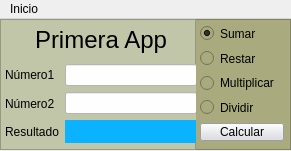
<?xml version="1.0" encoding="UTF-8"?>
<ui version="4.0">
 <class>MainWindow</class>
 <widget class="QMainWindow" name="MainWindow">
  <property name="geometry">
   <rect>
    <x>0</x>
    <y>0</y>
    <width>291</width>
    <height>151</height>
   </rect>
  </property>
  <property name="windowTitle">
   <string>MainWindow</string>
  </property>
  <widget class="QWidget" name="centralwidget">
   <widget class="QFrame" name="frame">
    <property name="geometry">
     <rect>
      <x>195</x>
      <y>0</y>
      <width>96</width>
      <height>131</height>
     </rect>
    </property>
    <property name="styleSheet">
     <string notr="true">background-color: rgb(170, 170, 127);</string>
    </property>
    <property name="frameShape">
     <enum>QFrame::StyledPanel</enum>
    </property>
    <property name="frameShadow">
     <enum>QFrame::Raised</enum>
    </property>
    <property name="lineWidth">
     <number>6</number>
    </property>
    <widget class="QWidget" name="layoutWidget_2">
     <property name="geometry">
      <rect>
       <x>5</x>
       <y>5</y>
       <width>84</width>
       <height>117</height>
      </rect>
     </property>
     <layout class="QVBoxLayout" name="verticalLayout">
      <item>
       <widget class="QRadioButton" name="Sumar">
        <property name="text">
         <string>Sumar</string>
        </property>
        <property name="checked">
         <bool>true</bool>
        </property>
       </widget>
      </item>
      <item>
       <widget class="QRadioButton" name="Restar">
        <property name="text">
         <string>Restar</string>
        </property>
       </widget>
      </item>
      <item>
       <widget class="QRadioButton" name="Multiplicar">
        <property name="text">
         <string>Multiplicar</string>
        </property>
       </widget>
      </item>
      <item>
       <widget class="QRadioButton" name="Dividir">
        <property name="text">
         <string>Dividir</string>
        </property>
       </widget>
      </item>
      <item>
       <widget class="QPushButton" name="pushButton">
        <property name="styleSheet">
         <string notr="true">background-color: rgb(220, 221, 227);</string>
        </property>
        <property name="text">
         <string>Calcular</string>
        </property>
       </widget>
      </item>
     </layout>
    </widget>
   </widget>
   <widget class="QFrame" name="frame_2">
    <property name="geometry">
     <rect>
      <x>0</x>
      <y>0</y>
      <width>196</width>
      <height>131</height>
     </rect>
    </property>
    <property name="styleSheet">
     <string notr="true">background-color: rgb(192, 198, 167);</string>
    </property>
    <property name="frameShape">
     <enum>QFrame::StyledPanel</enum>
    </property>
    <property name="frameShadow">
     <enum>QFrame::Raised</enum>
    </property>
    <widget class="QLabel" name="label_5">
     <property name="geometry">
      <rect>
       <x>35</x>
       <y>5</y>
       <width>141</width>
       <height>31</height>
      </rect>
     </property>
     <property name="font">
      <font>
       <pointsize>18</pointsize>
      </font>
     </property>
     <property name="text">
      <string>Primera App</string>
     </property>
    </widget>
    <widget class="QWidget" name="layoutWidget">
     <property name="geometry">
      <rect>
       <x>5</x>
       <y>45</y>
       <width>192</width>
       <height>79</height>
      </rect>
     </property>
     <layout class="QHBoxLayout" name="horizontalLayout_2">
      <item>
       <layout class="QVBoxLayout" name="verticalLayout_4">
        <item>
         <widget class="QLabel" name="label_6">
          <property name="text">
           <string>Número1</string>
          </property>
         </widget>
        </item>
        <item>
         <widget class="QLabel" name="label_7">
          <property name="text">
           <string>Número2</string>
          </property>
         </widget>
        </item>
        <item>
         <widget class="QLabel" name="label_8">
          <property name="text">
           <string>Resultado</string>
          </property>
         </widget>
        </item>
       </layout>
      </item>
      <item>
       <layout class="QVBoxLayout" name="verticalLayout_5">
        <item>
         <widget class="QLineEdit" name="num1txt">
          <property name="styleSheet">
           <string notr="true">background-color: rgb(254, 254, 254);</string>
          </property>
          <property name="alignment">
           <set>Qt::AlignCenter</set>
          </property>
         </widget>
        </item>
        <item>
         <widget class="QLineEdit" name="num2txt">
          <property name="styleSheet">
           <string notr="true">background-color: rgb(254, 254, 254);</string>
          </property>
          <property name="alignment">
           <set>Qt::AlignCenter</set>
          </property>
         </widget>
        </item>
        <item>
         <widget class="QLabel" name="resultado">
          <property name="enabled">
           <bool>true</bool>
          </property>
          <property name="minimumSize">
           <size>
            <width>0</width>
            <height>23</height>
           </size>
          </property>
          <property name="styleSheet">
           <string notr="true">QLabel{
	background-color: rgb(10,178,255);
	font: 75 12pt &quot;MS Shell Dlg 2&quot;;
	font-weight: bold
}</string>
          </property>
          <property name="text">
           <string/>
          </property>
          <property name="alignment">
           <set>Qt::AlignCenter</set>
          </property>
         </widget>
        </item>
       </layout>
      </item>
     </layout>
    </widget>
   </widget>
  </widget>
  <widget class="QMenuBar" name="menubar">
   <property name="geometry">
    <rect>
     <x>0</x>
     <y>0</y>
     <width>291</width>
     <height>21</height>
    </rect>
   </property>
   <widget class="QMenu" name="menuInicio">
    <property name="title">
     <string>Inicio</string>
    </property>
    <addaction name="actionCerrar"/>
   </widget>
   <addaction name="menuInicio"/>
  </widget>
  <action name="actionCerrar">
   <property name="text">
    <string>Cerrar</string>
   </property>
  </action>
 </widget>
 <resources/>
 <connections/>
</ui>
